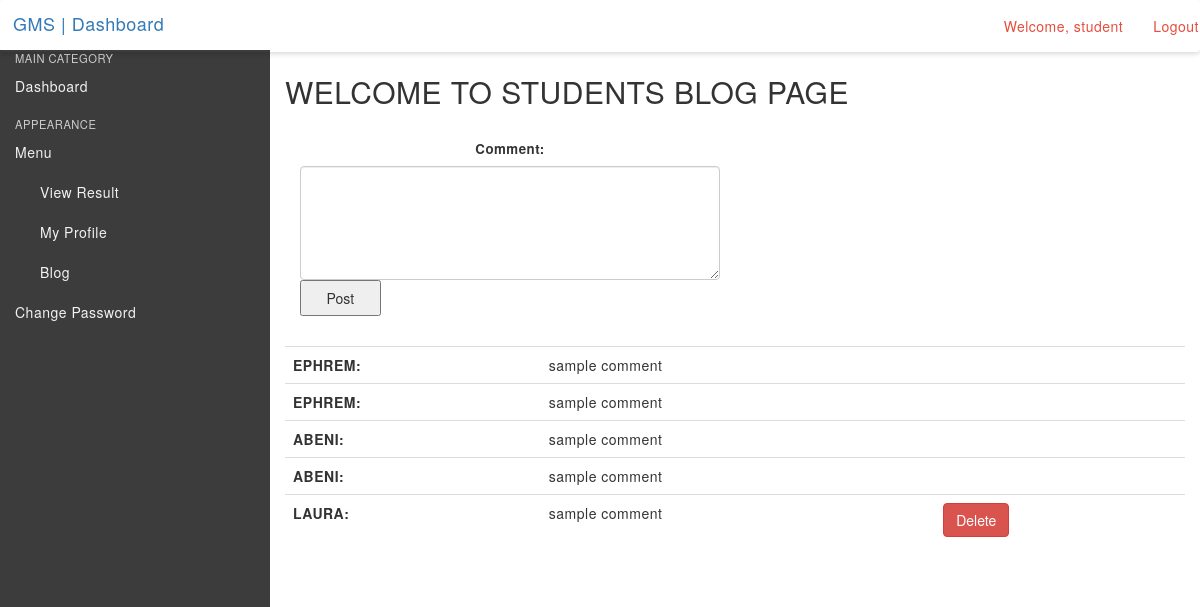
Page /comment.php (signed in) on the earlier database version.
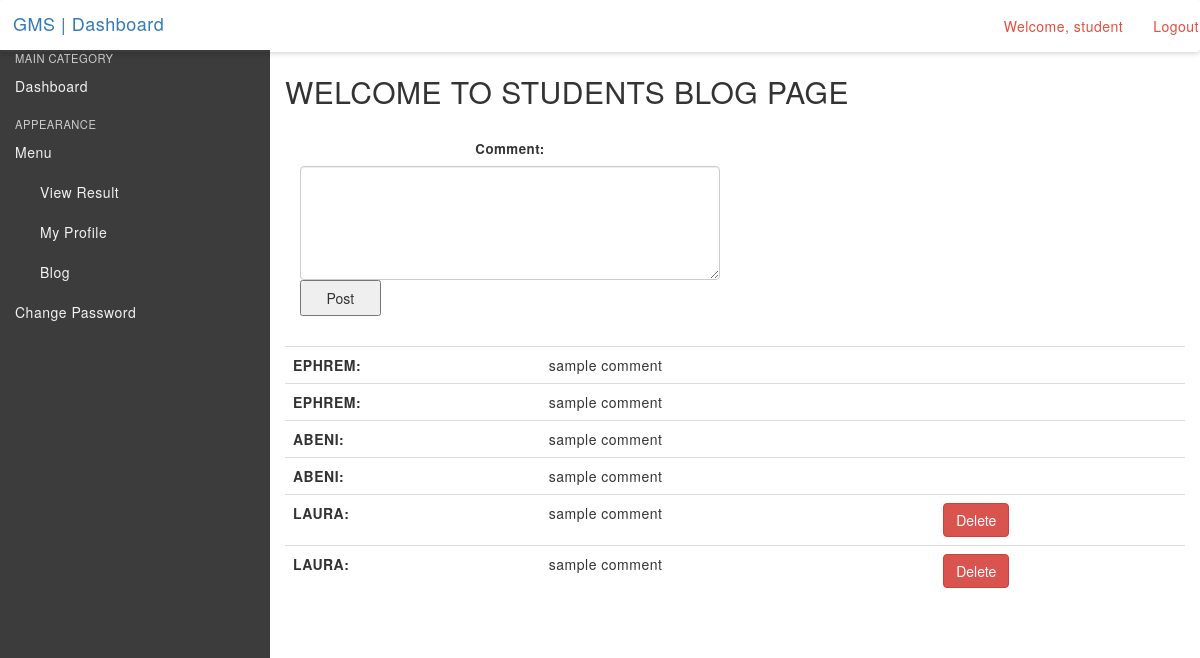
Same page on the later database version.
### tables this page shows
CREATE TABLE `comment` (
  `id` int(11) NOT NULL,
  `studentId` int(11) NOT NULL,
  `comment` varchar(300) NOT NULL,
  `Name` varchar(20) DEFAULT NULL
);

### comment.php (the view, shortened to what this page needs)
<?php
$StudentId = $_SESSION['sess_studentId'];
if(strlen($_SESSION['alogin'])=="")
    {
    header("Location: index.php");
    }
elseif($_SESSION['sess_userrole']!="student"){
    header("Location: index.php");
}
else{
?>
<!DOCTYPE html>
<html lang="en">
    <head>
        <link rel="stylesheet" href="css/bootstrap.min.css" media="screen" >
        <link rel="stylesheet" href="css/font-awesome.min.css" media="screen" >
        <link rel="stylesheet" href="css/animate-css/animate.min.css" media="screen" >
        <link rel="stylesheet" href="css/lobipanel/lobipanel.min.css" media="screen" >
        <link rel="stylesheet" href="css/toastr/toastr.min.css" media="screen" >
        <link rel="stylesheet" href="css/icheck/skins/line/blue.css" >
        <link rel="stylesheet" href="css/icheck/skins/line/red.css" >
        <link rel="stylesheet" href="css/icheck/skins/line/green.css" >
        <link rel="stylesheet" href="css/main.css" media="screen" >
        <link rel="stylesheet" href="https://maxcdn.bootstrapcdn.com/bootstrap/3.3.7/css/bootstrap.min.css">
    </head>
    <body class="top-navbar-fixed">
        <div class="main-wrapper">
              <?php include('includes/topbar.php');?>
            <div class="content-wrapper">
                <div class="content-container">
                    <?php include('includes/studentleftbar.php');?>
                    <div class="main-page">
                        <div class="container-fluid">
                            <div class="row page-title-div">
                            <h2 class="title">WELCOME TO STUDENTS BLOG PAGE</h2>
                                <div class="col-sm-6">
                                    <center>
                                        <div class="form-group">
                                            <form action="comment.php" method="POST">
                                            <table>
                                            <br><input type="hidden" value="<?php echo $username; ?>" name="name"/></td></tr>
                                            <label for="comment">Comment:</label>
                                            <textarea class="form-control" name="comment" rows="5" id="comment"></textarea>
                                            <tr><td colspan="2"><input type="submit" name="submit" value="Post"></td></tr>
                                            </table>
                                            </form>
                                        </div>
                                        </div>
                                        <table class="table table-hover">
                                         <tbody>
                                                    <?php
                                                        $query = "SELECT * from comment ";
                                                        $stmt = $dbh->prepare($query);
                                                        $stmt->execute();
                                                        $resultss=$stmt->fetchAll(PDO::FETCH_OBJ);
                                                        if($stmt->rowCount() > 0)
                                                        {
                                                        foreach($resultss as $row)
                                                        {
                                                        $commentid = $row->id;
                                                    ?>
                                            <tr>
                                                <td><b><?php echo strtoupper($row->Name);?>:</b> </td>
                                                <td><?php echo $row->comment;?> </td>
                                                <td> <?php  if($StudentId == $row->studentId){?>
                                                            <a href='deletecomment.php?commentid=<?php echo $commentid;?>'><button type="button" class="btn btn-danger">Delete</button></a></td>
                                                    <?php } ?>
                                       <?php  }  ?>
                                       </tr>
                                        </tbody>
                                        </table>
                                    <div>   <?php } else {
                                         echo '<div class="alert alert-success left-icon-alert" role="alert"> ';
                                          echo ' <a href="#" class="close" data-dismiss="alert">&times;</a> ';
                                           echo ' <strong></strong>Well done! The flag is Y0U_AR3_7H3_B357 ';
                                         }
                                         ?>
                                       </div>
                                </div>
                            </div>
                        </div>
                    </div>
                </div>
            </div>
    </body>
</html>
<?php } ?>

### includes/topbar.php (shortened to what this page needs)
<?php
$username =$_SESSION['sess_username'];
if(strlen($_SESSION['alogin'])=="")
    {
    header("Location: index.php");
	}
else {
?>
  <nav class="navbar top-navbar bg-maroon box-shadow">
            	<div class="container-fluid">
                    <div class="row">
                        <div class="navbar-header no-padding">
                			<a class="navbar-brand" href="#">
                			    GMS | Dashboard
                			</a>
                        </div>
                          	<ul class="nav navbar-nav navbar-right" data-dropdown-in="fadeIn" data-dropdown-out="fadeOut">
									<li><a href="#" class="color-danger text-center"><i class=""></i> Welcome, <?php echo $username;?>  </a></li>
                				    <li><a href="logout.php" class="color-danger text-center">Logout</a></li>
                			</ul>
                    </div>
            	</div>
            </nav>
<?php } ?>

### includes/studentleftbar.php
<div class="left-sidebar bg-black-300 box-shadow ">
                        <div class="sidebar-content">
                          <div class="sidebar-nav">
                                <ul class="side-nav color-gray">
                                    <li class="nav-header">
                                        <span class="">Main Category</span>
                                    </li>
                                    <li>
                                        <a href="#"> <span>Dashboard</span> </a>
                                    </li>
                                    <li class="nav-header">
                                        <span class="">Appearance</span>
                                    </li>
					<li class="has-children">
                                        <a href="#"></i> <span>Menu</span></a>
                                        <ul class="child-nav">
                                            <li><a href="find-result.php"> <span>View Result</span></a></li>
                                            <li><a href="profile.php?profile=<?php echo base64_encode($_SESSION['sess_studentId']); ?>"><span>My Profile</span></a></li>
                                            <li><a href="comment.php"><span>Blog</span></a></li>
                                        </ul>
                                        <li><a href="#"> <span>Change Password</span></a></li>
                                    </li>
                            </div>
                        </div>
</div>

Differences in the rows shown:
added comment: Name "LAURA", comment "sample comment"
